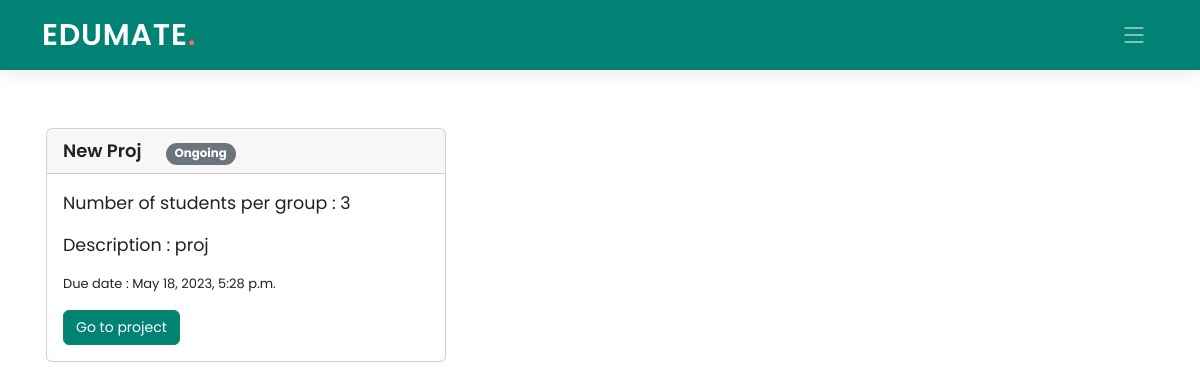
Screenshot of /student/1/classroom/PPJ8YI/porjecttrack/ with the database file from the repository.
### Teacher/models.py (models this page shows)
class Project(models.Model):
    pro_id = models.AutoField(primary_key=True)
    class_code = models.ForeignKey(ClassTeachers, on_delete=models.CASCADE, blank=True, null=True)
    proj_name = models.CharField(max_length=100)
    proj_desc = models.CharField(max_length=300)
    proj_due = models.DateTimeField(default=datetime.now)
    prog_check = models.CharField(max_length=500)
    num_studs = models.IntegerField(default=2)
    class Meta:
        db_table = "Project"
    def __str__(self):
        return str(self.proj_name)

### Student/views.py (the view)
# urls.py: path('classroom/<pk2>/porjecttrack/', views.projecttrack, name='sporjecttrack'),
def projecttrack(request, pk, pk2):
    projects = Project.objects.filter(class_code=pk2)
    all_data=[]
    for i in projects:
        groups=Groups.objects.filter(pro_id=i.pro_id)
        for j in groups:
            mems=Members.objects.filter(group_id=j.group_id, stud_id=pk)
            if mems:
                progress=Progress.objects.filter(group_id=j.group_id)
                if progress:
                    prog=progress[0].prog
                    count=0
                    for k in prog:
                        if k == "a":
                            count=count+1
                    if timezone.now() > i.proj_due:
                        if progress[0].time_update > i.proj_due:
                            all_data.append("L")
                        elif count == len(prog):
                            all_data.append("O")
                        else:
                            all_data.append("L")
                    else:
                        if count==len(prog):
                            all_data.append("O")
                        else:
                            all_data.append("N")
                else:
                    if timezone.now() > i.proj_due:
                        all_data.append("L")
                    else:
                        all_data.append("N")
                break
    print(projects)
    print(all_data)
    return render(request, 'Student/projecttrack.html', {'pk': pk, 'pk2': pk2, 'projects': zip(projects, all_data)})

### Student/templates/Student/projecttrack.html (shortened to what this page needs)
{% extends './base_student.html' %}
{% load static %}
{% block navbar %}
  <header id="header" class="header d-flex align-items-center">
    <div class="container-fluid container-xl d-flex align-items-center justify-content-between">
      <a href="#" class="logo d-flex align-items-center">
        <h1>EDUMATE<span>.</span></h1>
      </a>
      <i class="mobile-nav-toggle mobile-nav-show bi bi-list"></i>
    </div>
  </header>
  {% endblock navbar %}
{% block content %}
<br><br>
<div class="container ">
  <div class="container" >
      <br>
      <div class="row">
      {% for i, j in projects %}
        <div class="card my-2 mx-1 col-md-4" style="width: 25rem; padding:0px;">
          <div class="card-header">
            <div style="font-weight: 600; font-size: 18px">
              {{ i.proj_name }}
              {% if j == "L" %}
            <span class="badge rounded-pill bg-danger" style="margin-left: 20px"><small>Late</small></span>
            {% elif j == "O" %}
            <span class="badge rounded-pill bg-success" style="margin-left: 20px"><small>Completed on time</small></span>
            {% else %}
            <span class="badge rounded-pill bg-secondary" style="margin-left: 20px"><small>Ongoing</small></span>
            {% endif %}
            </div>
          </div>
          <div class="card-body">
            <blockquote class="blockquote mb-0">
              <p><small>Number of students per group : {{ i.num_studs }}</small></p>
              <p><small>Description : {{ i.proj_desc }}</small></p>
              <p><small style = "font-size: 13px">Due date : {{ i.proj_due }}</small></p>
              <a class="btn btn-success" href="{% url 'single_project' pk=pk pk2=pk2 pk3=i.pro_id %}" class="card-link"><small>Go to project</small></a>
            </blockquote>
          </div>
        </div>
      {% endfor %}
    </div>
    <br>
    </div>
    </div>
{% endblock content %}

### Edumate_app/static/Edumate_app/assets/css/index.css (style rules this page uses)
:root { --font-default: "Open Sans", system-ui, -apple-system, "Segoe UI", Roboto, "Helvetica Neue", Arial, "Noto Sans", "Liberation Sans", sans-serif, "Apple Color Emoji", "Segoe UI Emoji", "Segoe UI Symbol", "Noto Color Emoji"; --font-primary: "Poppins", sans-serif; --font-secondary: "Poppins", sans-serif; }
:root { --color-default: #222222; --color-primary: #008374; --color-secondary: #f85a40; }
:root { scroll-behavior: smooth; }
body { font-family: var(--font-primary); color: var(--color-default); }
a { color: var(--color-primary); text-decoration: none; }
h1, h2, h3, h4, h5, h6 { font-family: var(--font-primary); }
.header { z-index: 997; height: 90px; background-color: var(--color-primary); }
.header.sticked { position: fixed; top: 0; right: 0; left: 0; height: 70px; box-shadow: 0px 2px 20px rgba(0, 0, 0, 0.1); }
.header .logo h1 { font-size: 30px; margin: 0; font-weight: 600; letter-spacing: 0.8px; color: #fff; font-family: var(--font-primary); }
.header .logo h1 span { color: #f96f59; }
@media (max-width: 1279px) { .mobile-nav-show { color: rgba(255, 255, 255, 0.6); font-size: 28px; cursor: pointer; line-height: 0; transition: 0.5s; z-index: 9999; margin-right: 10px; } }

### Student/templates/Student/projecttrack.html (style rules this page uses)
.btn-success, .btn-success:active, .btn-success:visited { background-color: #008374 !important; }

### rows the page displays
Project: proj_name "New Proj", num_studs "3", proj_desc "proj", proj_due "May 18, 2023, 5:28 p.m."
